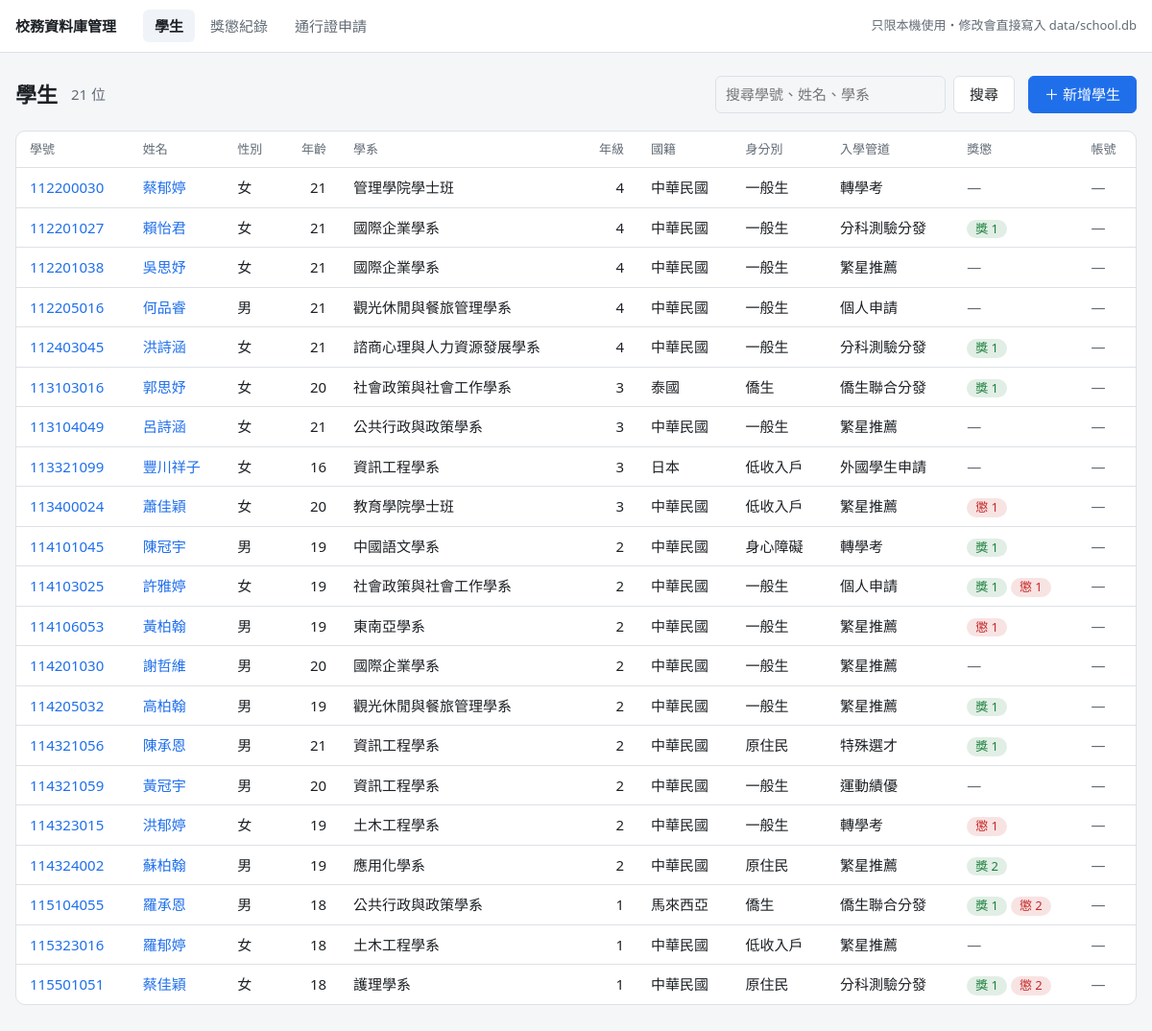
/students, run on the app's committed database.
### tables this page shows
CREATE TABLE students (
    student_id        TEXT PRIMARY KEY,  -- 學號（大寫）
    name              TEXT NOT NULL,
    gender            TEXT NOT NULL,     -- 男 / 女
    birth_date        TEXT NOT NULL,     -- YYYY-MM-DD，年齡由 API 依今天的日期計算
    department        TEXT NOT NULL,     -- 系所，例如 資訊工程學系
    grade             INTEGER NOT NULL,  -- 年級
    nationality       TEXT NOT NULL,     -- 國籍，例如 中華民國
    identity          TEXT NOT NULL,     -- 身分別，可選值見 app/enums.py
    admission_channel TEXT NOT NULL,     -- 入學管道，可選值見 app/enums.py
    created_at        TEXT NOT NULL
);

### admin/web.py (the view)
@app.get("/students")
def students():
    q = request.args.get("q", "").strip()
    marks = ", ".join("?" * len(REWARD_KINDS))
    rows = db().execute(
        "SELECT s.*, a.student_id IS NOT NULL AS has_account,"
        " COALESCE(c.rewards, 0) AS rewards, COALESCE(c.total - c.rewards, 0) AS punishments"
        " FROM students s"
        " LEFT JOIN accounts a ON a.student_id = s.student_id"
        " LEFT JOIN ("
        f"   SELECT student_id, SUM(kind IN ({marks})) AS rewards, COUNT(*) AS total"
        "    FROM rewards_punishments GROUP BY student_id"
        " ) c ON c.student_id = s.student_id"
        " WHERE s.student_id LIKE ? OR s.name LIKE ? OR s.department LIKE ?"
        " ORDER BY s.student_id",
        (*REWARD_KINDS, *[f"%{q}%"] * 3),
    ).fetchall()
    return render_template("students.html", students=[with_age(row) for row in rows], q=q)

### admin/web.py (called while the page is built)
def db() -> sqlite3.Connection:
    if "db" not in g:
        g.db = connect()
    return g.db

@app.before_request
def reject_cross_site() -> None:
    origin = request.headers.get("Origin")
    if request.method == "POST" and origin and urlsplit(origin).netloc != request.host:
        abort(403)

@app.context_processor
def choices() -> dict:
    return {
        "genders": [member.value for member in Gender],
        "identities": [member.value for member in Identity],
        "admission_channels": [member.value for member in AdmissionChannel],
        "reward_kinds": [member.value for member in RewardKind],
        "image_kinds": IMAGE_KINDS,
        "vehicle_types": VEHICLE_TYPES,
        "today": date.today().isoformat(),
    }

def with_age(row: sqlite3.Row) -> dict:
    return {**dict(row), "age": age_on(date.fromisoformat(row["birth_date"]), date.today())}

### app/database.py (called while the page is built)
def connect() -> sqlite3.Connection:
    conn = sqlite3.connect(DB_PATH, check_same_thread=False)
    conn.row_factory = sqlite3.Row
    conn.execute("PRAGMA foreign_keys = ON")  # SQLite 預設不檢查外鍵，每個連線都要打開
    return conn

### app/routers/students.py (called while the page is built)
def age_on(birth_date: date, today: date) -> int:
    before_birthday = (today.month, today.day) < (birth_date.month, birth_date.day)
    return today.year - birth_date.year - before_birthday

### admin/templates/students.html (shortened to what this page needs)
{% extends "base.html" %}
{% block content %}
<div class="page-head">
  <h1>學生</h1>
  <span class="muted">{{ students|length }} 位{% if q %}符合「{{ q }}」{% endif %}</span>
  <form class="search" method="get">
    <input type="search" name="q" value="{{ q }}" placeholder="搜尋學號、姓名、學系">
    <button class="btn">搜尋</button>
  </form>
  <a class="btn primary" href="{{ url_for('new_student') }}">＋ 新增學生</a>
</div>
<div class="card flush">
  <table>
    <thead>
      <tr>
        <th>學號</th><th>姓名</th><th>性別</th><th class="num">年齡</th><th>學系</th><th class="num">年級</th>
        <th>國籍</th><th>身分別</th><th>入學管道</th><th>獎懲</th><th>帳號</th>
      </tr>
    </thead>
    <tbody>
    {% for s in students %}
      {% set href = url_for('student', student_id=s.student_id) %}
      <tr>
        <td><a href="{{ href }}">{{ s.student_id }}</a></td>
        <td><a href="{{ href }}">{{ s.name }}</a></td>
        <td>{{ s.gender }}</td>
        <td class="num">{{ s.age }}</td>
        <td>{{ s.department }}</td>
        <td class="num">{{ s.grade }}</td>
        <td>{{ s.nationality }}</td>
        <td>{{ s.identity }}</td>
        <td>{{ s.admission_channel }}</td>
        <td>
          {% if s.rewards %}<span class="tag reward">獎 {{ s.rewards }}</span>{% endif %}
          {% if s.punishments %}<span class="tag punish">懲 {{ s.punishments }}</span>{% endif %}
          {% if not s.rewards and not s.punishments %}<span class="muted">—</span>{% endif %}
        </td>
        <td>{% if s.has_account %}<span class="tag">可登入</span>{% else %}<span class="muted">—</span>{% endif %}</td>
      </tr>
    {% else %}
      <tr><td colspan="11" class="empty">{{ "沒有符合的學生" if q else "還沒有學生，按「新增學生」建立" }}</td></tr>
    {% endfor %}
    </tbody>
  </table>
</div>
{% endblock %}

### admin/templates/base.html (shortened to what this page needs)
<!doctype html>
<html lang="zh-Hant">
<head>
</head>
<body>
<header>
  <div class="inner">
    <a class="brand" href="{{ url_for('students') }}">校務資料庫管理</a>
    <nav>
      <a href="{{ url_for('students') }}" class="{{ 'active' if request.path.startswith('/students') }}">學生</a>
      <a href="{{ url_for('records') }}" class="{{ 'active' if request.path.startswith('/records') }}">獎懲紀錄</a>
      <a href="{{ url_for('vehicle_passes') }}" class="{{ 'active' if request.path.startswith('/vehicle-passes') }}">通行證申請</a>
    </nav>
    <span class="note">只限本機使用・修改會直接寫入 data/school.db</span>
  </div>
</header>
<main>
  {% block content %}{% endblock %}
</main>
</body>
</html>

### admin/templates/base.html (style rules this page uses)
:root { color-scheme: light dark; --bg: #f5f6f8; --surface: #fff; --text: #1d2125; --muted: #626b75; --border: #dde1e6; --accent: #1f6feb; --danger: #c62828; --reward: #1b7f3b; --punish: #c62828; --flash-ok: #e7f4eb; --flash-error: #fdecec; --hover: #f0f3f7; }
* { box-sizing: border-box; }
body { margin: 0; background: var(--bg); color: var(--text); font-size: 15px; line-height: 1.5; font-family: system-ui, "Microsoft JhengHei", "PingFang TC", "Noto Sans TC", sans-serif; }
a { color: var(--accent); text-decoration: none; }
header { background: var(--surface); border-bottom: 1px solid var(--border); }
header .inner { display: flex; align-items: center; gap: 28px; height: 54px; }
header .inner, main { max-width: 1200px; margin: 0 auto; padding-left: 16px; padding-right: 16px; }
.brand { font-weight: 600; color: var(--text); }
header nav { display: flex; gap: 4px; }
header nav a { color: var(--muted); padding: 6px 12px; border-radius: 6px; }
header nav a.active { color: var(--text); font-weight: 600; background: var(--hover); }
header .note { margin-left: auto; color: var(--muted); font-size: 13px; }
main { padding-top: 24px; padding-bottom: 56px; }
.page-head { display: flex; align-items: center; flex-wrap: wrap; gap: 8px 14px; margin-bottom: 18px; }
.page-head h1 { margin: 0; font-size: 22px; }
.muted { color: var(--muted); }
.card { background: var(--surface); border: 1px solid var(--border); border-radius: 10px; padding: 18px 20px; margin-bottom: 20px; }
.card.flush { padding: 0; overflow-x: auto; }
table { width: 100%; border-collapse: collapse; }
th, td { padding: 9px 14px; border-bottom: 1px solid var(--border); text-align: left; white-space: nowrap; }
th { color: var(--muted); font-weight: 500; font-size: 13px; }
tbody tr:last-child td { border-bottom: 0; }
.num { text-align: right; font-variant-numeric: tabular-nums; }
.tag { display: inline-block; padding: 0 9px; border-radius: 999px; font-size: 13px; background: var(--hover); }
.tag.reward { color: var(--reward); background: color-mix(in srgb, var(--reward) 13%, transparent); }
.tag.punish { color: var(--punish); background: color-mix(in srgb, var(--punish) 13%, transparent); }
input, select { width: 100%; padding: 7px 10px; font: inherit; color: var(--text); background: var(--bg); border: 1px solid var(--border); border-radius: 6px; }
form.search { display: flex; gap: 8px; }
form.search input { width: 240px; }
.btn { display: inline-block; padding: 7px 16px; font: inherit; color: var(--text); background: var(--surface); border: 1px solid var(--border); border-radius: 6px; cursor: pointer; white-space: nowrap; }
.btn.primary { color: #fff; background: var(--accent); border-color: var(--accent); }

### data on the page
students: student_id "112200030", name "蔡郁婷", gender "女", age "21", department "管理學院學士班", grade "4", nationality "中華民國", identity "一般生", admission_channel "轉學考"
students: student_id "112201027", name "賴怡君", gender "女", age "21", department "國際企業學系", grade "4", nationality "中華民國", identity "一般生", admission_channel "分科測驗分發", rewards "1"
students: student_id "112201038", name "吳思妤", gender "女", age "21", department "國際企業學系", grade "4", nationality "中華民國", identity "一般生", admission_channel "繁星推薦"
students: student_id "112205016", name "何品睿", gender "男", age "21", department "觀光休閒與餐旅管理學系", grade "4", nationality "中華民國", identity "一般生", admission_channel "個人申請"
students: student_id "112403045", name "洪詩涵", gender "女", age "21", department "諮商心理與人力資源發展學系", grade "4", nationality "中華民國", identity "一般生", admission_channel "分科測驗分發", rewards "1"
students: student_id "113103016", name "郭思妤", gender "女", age "20", department "社會政策與社會工作學系", grade "3", nationality "泰國", identity "僑生", admission_channel "僑生聯合分發", rewards "1"
students: student_id "113104049", name "呂詩涵", gender "女", age "21", department "公共行政與政策學系", grade "3", nationality "中華民國", identity "一般生", admission_channel "繁星推薦"
students: student_id "113321099", name "豐川祥子", gender "女", age "16", department "資訊工程學系", grade "3", nationality "日本", identity "低收入戶", admission_channel "外國學生申請"
students: student_id "113400024", name "蕭佳穎", gender "女", age "20", department "教育學院學士班", grade "3", nationality "中華民國", identity "低收入戶", admission_channel "繁星推薦", punishments "1"
students: student_id "114101045", name "陳冠宇", gender "男", age "19", department "中國語文學系", grade "2", nationality "中華民國", identity "身心障礙", admission_channel "轉學考", rewards "1"
students: student_id "114103025", name "許雅婷", gender "女", age "19", department "社會政策與社會工作學系", grade "2", nationality "中華民國", identity "一般生", admission_channel "個人申請", rewards "1", punishments "1"
students: student_id "114106053", name "黃柏翰", gender "男", age "19", department "東南亞學系", grade "2", nationality "中華民國", identity "一般生", admission_channel "繁星推薦", punishments "1"
students: student_id "114201030", name "謝哲維", gender "男", age "20", department "國際企業學系", grade "2", nationality "中華民國", identity "一般生", admission_channel "繁星推薦"
students: student_id "114205032", name "高柏翰", gender "男", age "19", department "觀光休閒與餐旅管理學系", grade "2", nationality "中華民國", identity "一般生", admission_channel "繁星推薦", rewards "1"
students: student_id "114321056", name "陳承恩", gender "男", age "21", department "資訊工程學系", grade "2", nationality "中華民國", identity "原住民", admission_channel "特殊選才", rewards "1"
students: student_id "114321059", name "黃冠宇", gender "男", age "20", department "資訊工程學系", grade "2", nationality "中華民國", identity "一般生", admission_channel "運動績優"
students: student_id "114323015", name "洪郁婷", gender "女", age "19", department "土木工程學系", grade "2", nationality "中華民國", identity "一般生", admission_channel "轉學考", punishments "1"
students: student_id "114324002", name "蘇柏翰", gender "男", age "19", department "應用化學系", grade "2", nationality "中華民國", identity "原住民", admission_channel "繁星推薦", rewards "2"
students: student_id "115104055", name "羅承恩", gender "男", age "18", department "公共行政與政策學系", grade "1", nationality "馬來西亞", identity "僑生", admission_channel "僑生聯合分發", rewards "1", punishments "2"
students: student_id "115323016", name "羅郁婷", gender "女", age "18", department "土木工程學系", grade "1", nationality "中華民國", identity "低收入戶", admission_channel "繁星推薦"
students: student_id "115501051", name "蔡佳穎", gender "女", age "18", department "護理學系", grade "1", nationality "中華民國", identity "原住民", admission_channel "分科測驗分發", rewards "1", punishments "2"

### other printed values
{{ students|length }} "21"
